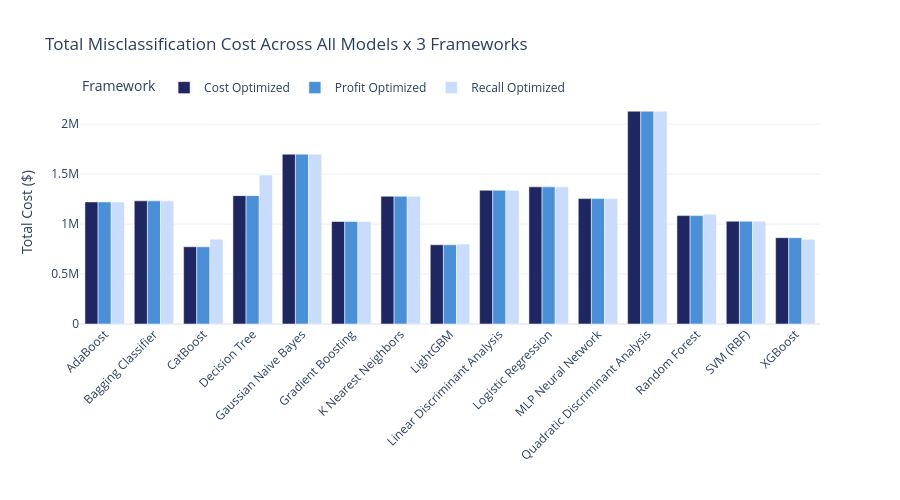

Write notebook code for a chart like this one.
### Code cell
fig3 = px.bar(
    df_all.sort_values(["model", "Framework"]),
    x="model", y="total_cost", color="Framework", barmode="group",
    title="Total Misclassification Cost Across All Models x 3 Frameworks",
    labels={"total_cost": "Total Cost ($)", "model": ""},
    color_discrete_sequence=["#1E2761", "#4A90D9", "#CADCFC"],
    height=500,
)
fig3.update_layout(xaxis_tickangle=-45, legend=dict(orientation="h", y=1.12))
fig3.show()

### Figure 1 — Plotly figure (JSON) as saved in the notebook; plotly's stock layout.template omitted (floating-point values rounded to 4 significant figures)
{"data": [{"alignmentgroup": "True", "hovertemplate": "Framework=Cost Optimized<br>=%{x}<br>Total Cost ($)=%{y}<extra></extra>", "legendgroup": "Cost Optimized", "marker": {"color": "#1E2761", "pattern": {"shape": ""}}, "name": "Cost Optimized", "offsetgroup": "Cost Optimized", "orientation": "v", "showlegend": true, "textposition": "auto", "type": "bar", "x": ["AdaBoost", "Bagging Classifier", "CatBoost", "Decision Tree", "Gaussian Naive Bayes", "Gradient Boosting", "K Nearest Neighbors", "LightGBM", "Linear Discriminant Analysis", "Logistic Regression", "MLP Neural Network", "Quadratic Discriminant Analysis", "Random Forest", "SVM (RBF)", "XGBoost"], "xaxis": "x", "y": [1222000.0, 1233000.0, 773000.0, 1285000.0, 1700000.0, 1026000.0, 1279000.0, 793400.0, 1338000.0, 1373000.0, 1255000.0, 2130000.0, 1085000.0, 1029000.0, 864200.0], "yaxis": "y"}, {"alignmentgroup": "True", "hovertemplate": "Framework=Profit Optimized<br>=%{x}<br>Total Cost ($)=%{y}<extra></extra>", "legendgroup": "Profit Optimized", "marker": {"color": "#4A90D9", "pattern": {"shape": ""}}, "name": "Profit Optimized", "offsetgroup": "Profit Optimized", "orientation": "v", "showlegend": true, "textposition": "auto", "type": "bar", "x": ["AdaBoost", "Bagging Classifier", "CatBoost", "Decision Tree", "Gaussian Naive Bayes", "Gradient Boosting", "K Nearest Neighbors", "LightGBM", "Linear Discriminant Analysis", "Logistic Regression", "MLP Neural Network", "Quadratic Discriminant Analysis", "Random Forest", "SVM (RBF)", "XGBoost"], "xaxis": "x", "y": [1222000.0, 1233000.0, 773000.0, 1285000.0, 1700000.0, 1026000.0, 1279000.0, 793400.0, 1338000.0, 1373000.0, 1255000.0, 2130000.0, 1085000.0, 1029000.0, 864200.0], "yaxis": "y"}, {"alignmentgroup": "True", "hovertemplate": "Framework=Recall Optimized<br>=%{x}<br>Total Cost ($)=%{y}<extra></extra>", "legendgroup": "Recall Optimized", "marker": {"color": "#CADCFC", "pattern": {"shape": ""}}, "name": "Recall Optimized", "offsetgroup": "Recall Optimized", "orientation": "v", "showlegend": true, "textposition": "auto", "type": "bar", "x": ["AdaBoost", "Bagging Classifier", "CatBoost", "Decision Tree", "Gaussian Naive Bayes", "Gradient Boosting", "K Nearest Neighbors", "LightGBM", "Linear Discriminant Analysis", "Logistic Regression", "MLP Neural Network", "Quadratic Discriminant Analysis", "Random Forest", "SVM (RBF)", "XGBoost"], "xaxis": "x", "y": [1222000.0, 1233000.0, 849600.0, 1491000.0, 1700000.0, 1026000.0, 1279000.0, 801300.0, 1338000.0, 1373000.0, 1255000.0, 2130000.0, 1099000.0, 1029000.0, 848500.0], "yaxis": "y"}], "layout": {"barmode": "group", "height": 500, "legend": {"orientation": "h", "title": {"text": "Framework"}, "tracegroupgap": 0, "y": 1.12}, "title": {"text": "Total Misclassification Cost Across All Models x 3 Frameworks"}, "xaxis": {"anchor": "y", "domain": [0, 1], "tickangle": -45, "title": {"text": ""}}, "yaxis": {"anchor": "x", "domain": [0, 1], "title": {"text": "Total Cost ($)"}}}}
